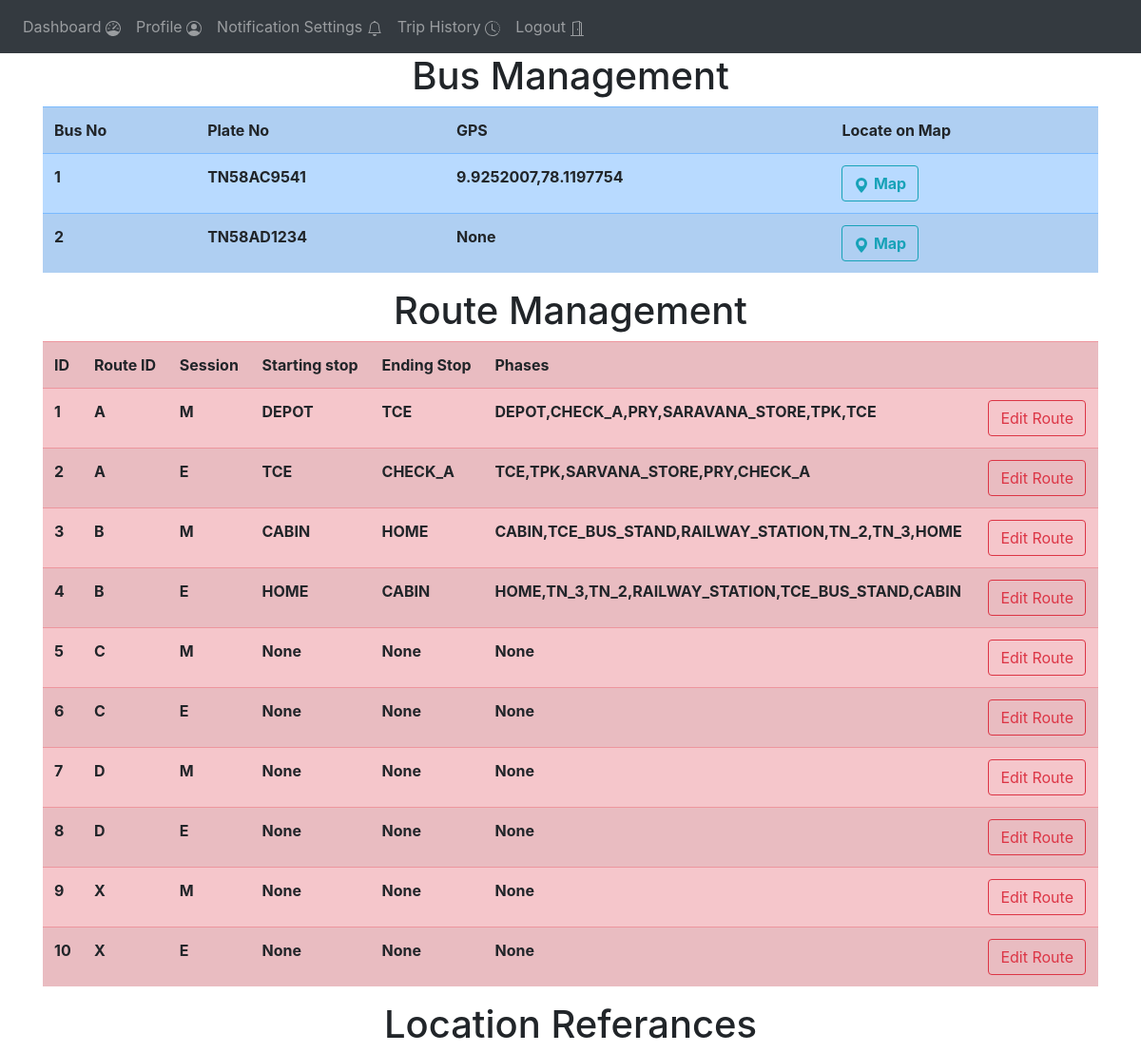
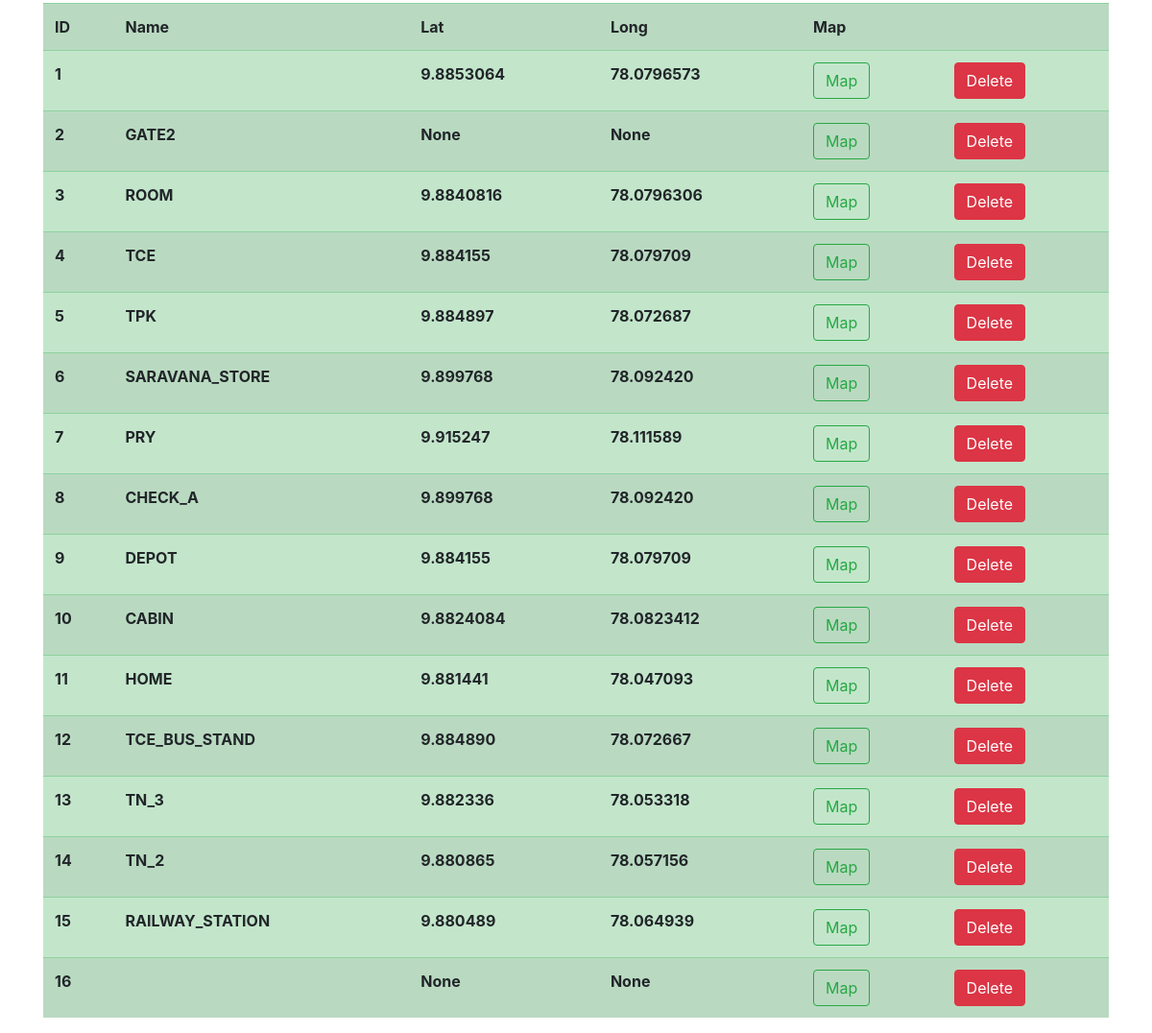
Page /admin-fleet-management (signed in) on the earlier database version (2 pictures, top to bottom).
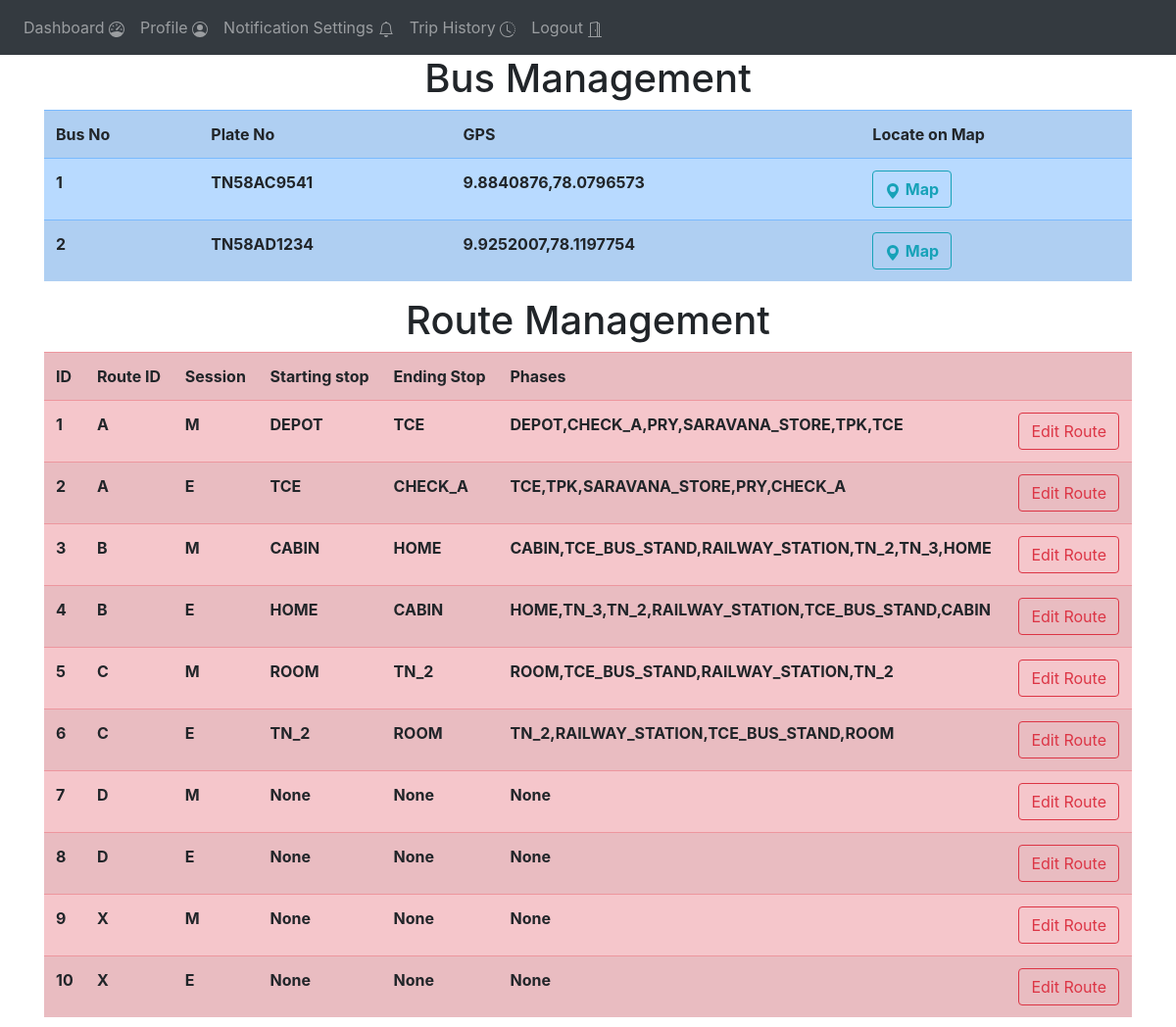
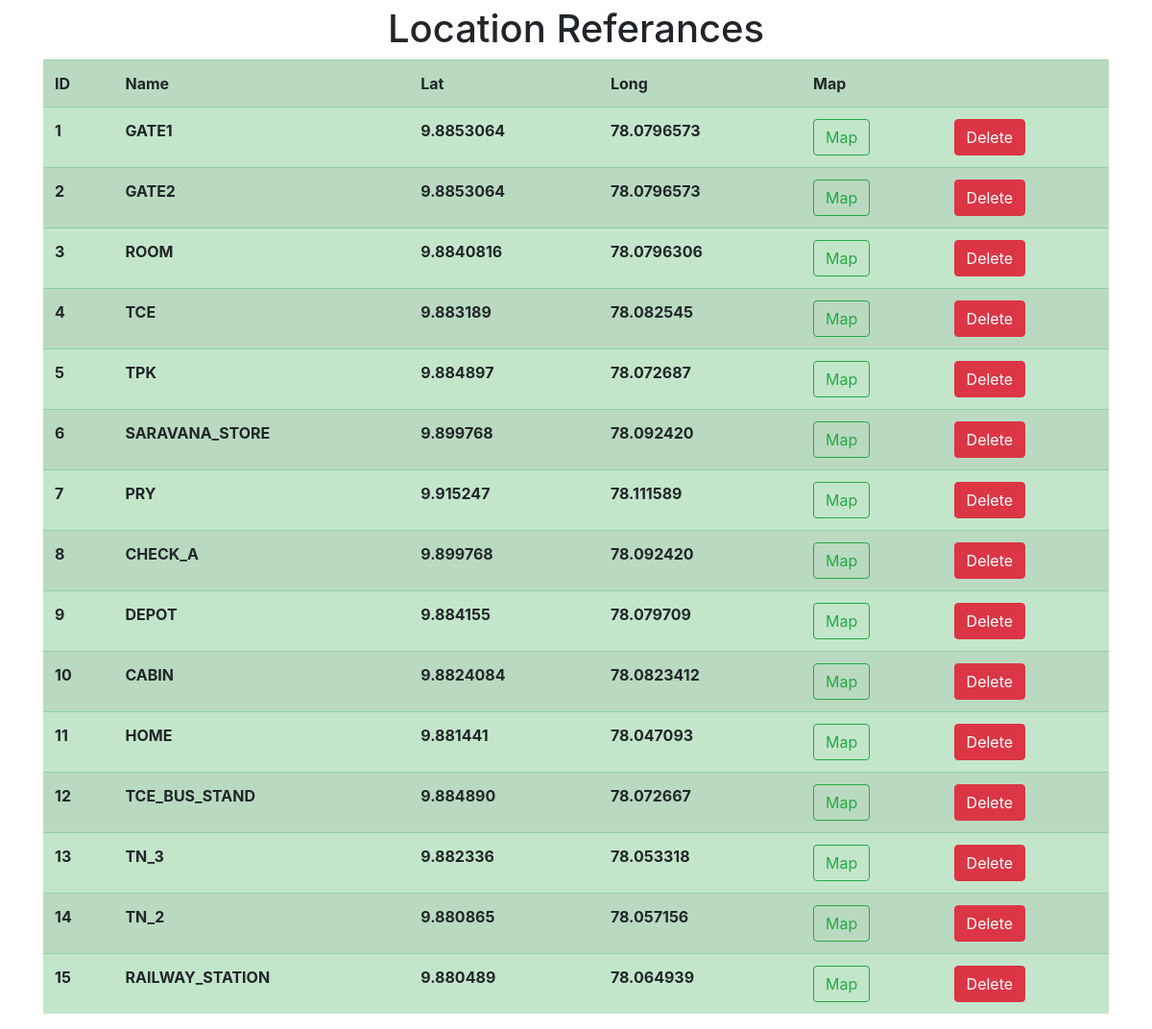
Same page on the later database version (2 pictures, top to bottom).
### website/models.py (models this page shows)
class Bus_data(db.Model):
    no = db.Column(db.String(1), primary_key=True)
    plate_number = db.Column(db.String(10))
    lat = db.Column(db.String(20))
    long = db.Column(db.String(20))
    gps = db.Column(db.String(20))

class Route(db.Model):
    id = db.Column(db.Integer, primary_key=True)
    route_id = db.Column(db.String(1))
    session = db.Column(db.String(1))
    start = db.Column(db.String(10))
    end = db.Column(db.String(10))
    phases = db.Column(db.String(250))

class Location_reference(db.Model):
    id = db.Column(db.Integer, primary_key=True)
    name = db.Column(db.String(15))
    lat = db.Column(db.String(20))
    long = db.Column(db.String(20))
    gps = db.Column(db.String(20))

### website/views.py (the view)
@views.route('/admin-fleet-management', methods=['GET', 'POST'])
@login_required
def admin_fleet_management():
    routes = Route.query.all()
    buses = Bus_data.query.all()
    locations = Location_reference.query.all()
    return render_template("admin_fleet_management.html" , user = current_user , routes = routes, buses = buses , locations = locations )

### website/__init__.py (called while the page is built)
def create_app():
    app = Flask(__name__)
    app.config['SECRET_KEY'] = '#itsactuallyapassword'
    app.config['SQLALCHEMY_DATABASE_URI'] = f'sqlite:///{DB_NAME}'
    db.init_app(app)
    from .views import views
    from .auth import auth
    app.register_blueprint(views, url_prefix='/')
    app.register_blueprint(auth, url_prefix='/')
    from .models import User
    create_database(app)
    login_manager = LoginManager()
    login_manager.login_view = 'auth.login'
    login_manager.init_app(app)
    @login_manager.user_loader
    def load_user(id):
        return User.query.get(int(id))
    return app

### website/templates/admin_fleet_management.html (shortened to what this page needs)
{% extends "base.html" %}
{% block content %}
<div>
    <h1 align="center">Bus Management</h1>
    <table class = "table table-striped table-primary">
        <tr>
            <th>Bus No</th>
            <th>Plate No</th>
            <th>GPS</th>
            <th>Locate on Map</th>
        </tr>
        {% for b in buses %}
        <tr>
        <th>{{b.no}}</th>
        <th>{{b.plate_number}}</th>
        <th>{{b.gps}}</th>
        <th>
            <button onclick="newTab({{b.lat}} , {{b.long}})" class="btn btn-outline-info ">
                <svg xmlns="http://www.w3.org/2000/svg" width="16" height="16" fill="currentColor" class="bi bi-geo-alt-fill" viewBox="0 0 16 16">
                <path d="M8 16s6-5.686 6-10A6 6 0 0 0 2 6c0 4.314 6 10 6 10zm0-7a3 3 0 1 1 0-6 3 3 0 0 1 0 6z"/>
                </svg>
            <b>Map</b>
            </button>
        </th>
        </tr>
        {%endfor%}
    </table>
</div>
<div>
    <h1 align="center">Route Management</h1>
    <table class = "table table-striped table-danger" >
        <tr>
            <th>ID</th>
            <th>Route ID</th>
            <th>Session</th>
            <th>Starting stop</th>
            <th>Ending Stop</th>
            <th>Phases</th>
            <th></th>
        </tr>
        {% for r in routes %}
        <tr>
        <th>{{r.id}}</th>
        <th>{{r.route_id}}</th>
        <th>{{r.session}}</th>
        <th>{{r.start}}</th>
        <th>{{r.end}}</th>
        <th>{{r.phases}}</th>
        <th><button class="btn btn-outline-danger">Edit Route</button></th>
        </tr>
        {%endfor%}
    </table>
</div>
<div>
    <h1 align="center">Location Referances</h1>
    <table class="table table-striped  table-success">
        <tr>
            <th>ID</th>
            <th>Name</th>
            <th>Lat</th>
            <th>Long</th>
            <th>Map</th>
            <th></th>
        </tr>
        {% for l in locations %}
        <tr>
            <th>{{l.id}}</th>
            <th>{{l.name}}</th>
            <th>{{l.lat}}</th>
            <th>{{l.long}}</th>
            <th><button class="btn btn-outline-success" onclick="newTab({{l.lat}} ,{{l.long}})">Map</button></th>
            <th><button class="btn btn-danger">Delete</button></th>
        </tr>
        {%endfor%}
    </table>
</div>
{% endblock %}

### website/templates/base.html (shortened to what this page needs)
<!DOCTYPE html>
<html>
  <head>
    <link rel="stylesheet" href="{{url_for('static',filename='style.css')}}">
    <link
      rel="stylesheet"
      href="https://stackpath.bootstrapcdn.com/bootstrap/4.4.1/css/bootstrap.min.css"
    />
    <link
      rel="stylesheet"
      href="https://stackpath.bootstrapcdn.com/font-awesome/4.7.0/css/font-awesome.min.css"
    />
  </head>
  <body>
{%if user.is_authenticated %}
  {%if user.type == "S"%}
    <nav class="navbar navbar-expand-lg navbar-dark bg-dark">
  <div class="collapse navbar-collapse" id="navbar">
    <div class="navbar-nav">
      <a class="nav-item nav-link" id="student-home" href="/student-home">Dashboard&nbsp;<span></span></a>
      <a class="nav-item nav-link" id="profile" href="/student-profile">Profile&nbsp;<span></span></a>
      <a class="nav-item nav-link" id="notification-settings" href="/student-notification-settings">Notification Settings&nbsp;<span></span></a>
      <a class="nav-item nav-link" id="trip-history" href="/student-trip-history">Trip History&nbsp;<span></span></a>
      <a class="nav-item nav-link" id="" href="/logout">Logout&nbsp;<span></span></a>
    </div>
  </div>
    </nav>
  {%endif%}
{%endif%}
    <div class="container">{% block content %} {% endblock %}</div>
  </body>
</html>

Differences in the rows shown:
removed Location_reference: id "16", lat "None", long "None"
changed Bus_data "TN58AC9541": gps "9.9252007,78.1197754" → "9.8840876,78.0796573"
changed Bus_data "TN58AD1234": gps "None" → "9.9252007,78.1197754"
changed Route "CHECK_A": phases "TCE,TPK,SARVANA_STORE,PRY,CHECK_A" → "TCE,TPK,SARAVANA_STORE,PRY,CHECK_A"
changed Route id 5: start "None" → "ROOM"; end "None" → "TN_2"; phases "None" → "ROOM,TCE_BUS_STAND,RAILWAY_STATION,TN_2"
changed Route id 6: start "None" → "TN_2"; end "None" → "ROOM"; phases "None" → "TN_2,RAILWAY_STATION,TCE_BUS_STAND,ROOM"
changed Location_reference id 1: name (not shown) → "GATE1"
changed Location_reference "GATE2": lat "None" → "9.8853064"; long "None" → "78.0796573"
changed Location_reference "TCE": lat "9.884155" → "9.883189"; long "78.079709" → "78.082545"
